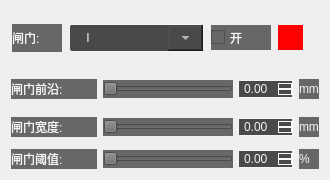
          <widget class="QWidget" name="widgetGateOption" native="true">
           <property name="sizePolicy">
            <sizepolicy hsizetype="Preferred" vsizetype="Expanding">
             <horstretch>0</horstretch>
             <verstretch>0</verstretch>
            </sizepolicy>
           </property>
           <property name="minimumSize">
            <size>
             <width>330</width>
             <height>180</height>
            </size>
           </property>
           <property name="maximumSize">
            <size>
             <width>330</width>
             <height>180</height>
            </size>
           </property>
           <property name="styleSheet">
            <string notr="true">QWidget#widgetGateOption{
background:rgb(103,103,105);
border:5px solid rgb(73,73,73);
}</string>
           </property>
           <layout class="QGridLayout" name="gridLayout_23">
            <item row="0" column="0">
             <layout class="QGridLayout" name="gridLayout_22">
              <item row="0" column="2">
               <spacer name="verticalSpacer_11">
                <property name="orientation">
                 <enum>Qt::Vertical</enum>
                </property>
                <property name="sizeType">
                 <enum>QSizePolicy::Fixed</enum>
                </property>
                <property name="sizeHint" stdset="0">
                 <size>
                  <width>20</width>
                  <height>13</height>
                 </size>
                </property>
               </spacer>
              </item>
              <item row="1" column="0" colspan="3">
               <layout class="QHBoxLayout" name="horizontalLayout_6">
                <item>
                 <widget class="QLabel" name="label_11">
                  <property name="minimumSize">
                   <size>
                    <width>50</width>
                    <height>28</height>
                   </size>
                  </property>
                  <property name="maximumSize">
                   <size>
                    <width>50</width>
                    <height>28</height>
                   </size>
                  </property>
                  <property name="styleSheet">
                   <string notr="true">font: 15pt &quot;新宋体&quot;;
color: rgb(247, 245, 245);
background:rgb(103,103,105);</string>
                  </property>
                  <property name="text">
                   <string>闸门:</string>
                  </property>
                 </widget>
                </item>
                <item>
                 <widget class="QComboBox" name="comboBoxGate">
                  <property name="sizePolicy">
                   <sizepolicy hsizetype="Fixed" vsizetype="Fixed">
                    <horstretch>0</horstretch>
                    <verstretch>0</verstretch>
                   </sizepolicy>
                  </property>
                  <property name="minimumSize">
                   <size>
                    <width>123</width>
                    <height>28</height>
                   </size>
                  </property>
                  <property name="maximumSize">
                   <size>
                    <width>135</width>
                    <height>28</height>
                   </size>
                  </property>
                  <property name="styleSheet">
                   <string notr="true">QComboBox{font: 15pt &quot;新宋体&quot;;
color: rgb(247, 245, 245);
background-color: rgb(73, 73, 73);
}
QComboBox {
border: 1px solid rgb(247, 245, 245);
border-radius: 3px;
padding: 1px 18px 1px 3px;
min-width: 5em;
}
QComboBox::drop-down{
width:35px;
}
</string>
                  </property>
                  <item>
                   <property name="text">
                    <string>    I</string>
                   </property>
                  </item>
                  <item>
                   <property name="text">
                    <string>    A</string>
                   </property>
                  </item>
                  <item>
                   <property name="text">
                    <string>    B</string>
                   </property>
                  </item>
                  <item>
                   <property name="text">
                    <string>    I2</string>
                   </property>
                  </item>
                 </widget>
                </item>
                <item>
                 <widget class="QCheckBox" name="checkBoxGateSwitch">
                  <property name="sizePolicy">
                   <sizepolicy hsizetype="Expanding" vsizetype="Expanding">
                    <horstretch>0</horstretch>
                    <verstretch>0</verstretch>
                   </sizepolicy>
                  </property>
                  <property name="minimumSize">
                   <size>
                    <width>60</width>
                    <height>25</height>
                   </size>
                  </property>
                  <property name="maximumSize">
                   <size>
                    <width>60</width>
                    <height>25</height>
                   </size>
                  </property>
                  <property name="styleSheet">
                   <string notr="true">QCheckBox::indicator:unchecked{
width: 20px;
height: 20px; 
image: url(:/image/AScanResources/fangkuang_noselect.png);
}
QCheckBox::indicator:checked{
width: 20px;
height: 20px;
image: url(:/image/AScanResources/fangkuang_select.png);
}
QCheckBox{
font: 15pt &quot;新宋体&quot;;
color: rgb(247, 245, 245);
background:rgb(103,103,105);
}
</string>
                  </property>
                  <property name="text">
                   <string>开</string>
                  </property>
                 </widget>
                </item>
                <item>
                 <widget class="QLabel" name="labelGateColor">
                  <property name="minimumSize">
                   <size>
                    <width>25</width>
                    <height>25</height>
                   </size>
                  </property>
                  <property name="maximumSize">
                   <size>
                    <width>25</width>
                    <height>25</height>
                   </size>
                  </property>
                  <property name="styleSheet">
                   <string notr="true">background-color: rgb(255, 0, 0);</string>
                  </property>
                  <property name="text">
                   <string/>
                  </property>
                 </widget>
                </item>
                <item>
                 <spacer name="horizontalSpacer_6">
                  <property name="orientation">
                   <enum>Qt::Horizontal</enum>
                  </property>
                  <property name="sizeType">
                   <enum>QSizePolicy::Fixed</enum>
                  </property>
                  <property name="sizeHint" stdset="0">
                   <size>
                    <width>13</width>
                    <height>20</height>
                   </size>
                  </property>
                 </spacer>
                </item>
               </layout>
              </item>
              <item row="2" column="1" colspan="2">
               <spacer name="verticalSpacer_3">
                <property name="orientation">
                 <enum>Qt::Vertical</enum>
                </property>
                <property name="sizeType">
                 <enum>QSizePolicy::Fixed</enum>
                </property>
                <property name="sizeHint" stdset="0">
                 <size>
                  <width>20</width>
                  <height>15</height>
                 </size>
                </property>
               </spacer>
              </item>
              <item row="3" column="0" rowspan="2" colspan="3">
               <layout class="QHBoxLayout" name="horizontalLayout_5">
                <item>
                 <widget class="QLabel" name="label_13">
                  <property name="minimumSize">
                   <size>
                    <width>86</width>
                    <height>20</height>
                   </size>
                  </property>
                  <property name="maximumSize">
                   <size>
                    <width>86</width>
                    <height>20</height>
                   </size>
                  </property>
                  <property name="styleSheet">
                   <string notr="true">font: 15pt &quot;新宋体&quot;;
color: rgb(247, 245, 245);
background:rgb(103,103,105);</string>
                  </property>
                  <property name="text">
                   <string>闸门前沿:</string>
                  </property>
                 </widget>
                </item>
                <item>
                 <widget class="QSlider" name="horizontalSliderGateFront">
                  <property name="sizePolicy">
                   <sizepolicy hsizetype="Expanding" vsizetype="Preferred">
                    <horstretch>0</horstretch>
                    <verstretch>0</verstretch>
                   </sizepolicy>
                  </property>
                  <property name="minimumSize">
                   <size>
                    <width>130</width>
                    <height>18</height>
                   </size>
                  </property>
                  <property name="maximumSize">
                   <size>
                    <width>130</width>
                    <height>18</height>
                   </size>
                  </property>
                  <property name="styleSheet">
                   <string notr="true">QSlider::groove{
border-image: url(:/image/AScanResources/huaganxiaceng.png);
top: 5px;bottom:5px;
}
QSlider::handle{
width: 20px;
left:-2px;
right:-3px;
top: -8px;
bottom: -6px;
border-image: url(:/image/AScanResources/huangananniu.png);
}
QSlider::sub-page{
border-image: url(:/image/AScanResources/huaganshangceng.png);
top: 12px;bottom: 12px;
} 
QSlider{
background:rgb(103,103,105);
}</string>
                  </property>
                  <property name="orientation">
                   <enum>Qt::Horizontal</enum>
                  </property>
                 </widget>
                </item>
                <item>
                 <widget class="QDoubleSpinBox" name="spinBoxGateFront">
                  <property name="minimumSize">
                   <size>
                    <width>55</width>
                    <height>18</height>
                   </size>
                  </property>
                  <property name="maximumSize">
                   <size>
                    <width>55</width>
                    <height>18</height>
                   </size>
                  </property>
                  <property name="styleSheet">
                   <string notr="true">QDoubleSpinBox{
font: 75 8pt &quot;Times New Roman&quot;;
color: rgb(244, 244, 244);
background-color: rgb(73, 73, 73);
}
QDoubleSpinBox {
border: 1px solid rgb(247, 245, 245); 
padding: 1px 1px 1px 3px;
}
QDoubleSpinBox::up-button {
border: 1px solid rgb(247, 245, 245); 
}
QDoubleSpinBox::up-arrow {
image: url(:/image/AScanResources/jiantou_up.jpg);
width: 6px;
height: 6px;
}
QDoubleSpinBox::down-button {
border: 1px solid rgb(247, 245, 245); 
}
QDoubleSpinBox::down-arrow {
image: url(:/image/AScanResources/jiantou_down.jpg);
width: 6px;
height: 6px;
}
</string>
                  </property>
                 </widget>
                </item>
                <item>
                 <widget class="QLabel" name="label_16">
                  <property name="sizePolicy">
                   <sizepolicy hsizetype="Fixed" vsizetype="Fixed">
                    <horstretch>0</horstretch>
                    <verstretch>0</verstretch>
                   </sizepolicy>
                  </property>
                  <property name="minimumSize">
                   <size>
                    <width>20</width>
                    <height>20</height>
                   </size>
                  </property>
                  <property name="maximumSize">
                   <size>
                    <width>20</width>
                    <height>20</height>
                   </size>
                  </property>
                  <property name="styleSheet">
                   <string notr="true">font: 15pt &quot;新宋体&quot;;
color: rgb(247, 245, 245);
background:rgb(103,103,105);</string>
                  </property>
                  <property name="text">
                   <string>mm</string>
                  </property>
                 </widget>
                </item>
               </layout>
              </item>
              <item row="4" column="1">
               <spacer name="verticalSpacer_4">
                <property name="orientation">
                 <enum>Qt::Vertical</enum>
                </property>
                <property name="sizeType">
                 <enum>QSizePolicy::Fixed</enum>
                </property>
                <property name="sizeHint" stdset="0">
                 <size>
                  <width>20</width>
                  <height>13</height>
                 </size>
                </property>
               </spacer>
              </item>
              <item row="5" column="0" rowspan="2" colspan="3">
               <layout class="QHBoxLayout" name="horizontalLayout_3">
                <item>
                 <widget class="QLabel" name="label_14">
                  <property name="minimumSize">
                   <size>
                    <width>86</width>
                    <height>20</height>
                   </size>
                  </property>
                  <property name="maximumSize">
                   <size>
                    <width>86</width>
                    <height>20</height>
                   </size>
                  </property>
                  <property name="styleSheet">
                   <string notr="true">font: 15pt &quot;新宋体&quot;;
color: rgb(247, 245, 245);
background:rgb(103,103,105);</string>
                  </property>
                  <property name="text">
                   <string>闸门宽度:</string>
                  </property>
                 </widget>
                </item>
                <item>
                 <widget class="QSlider" name="horizontalSliderGateWidth">
                  <property name="sizePolicy">
                   <sizepolicy hsizetype="Expanding" vsizetype="Preferred">
                    <horstretch>0</horstretch>
                    <verstretch>0</verstretch>
                   </sizepolicy>
                  </property>
                  <property name="minimumSize">
                   <size>
                    <width>130</width>
                    <height>18</height>
                   </size>
                  </property>
                  <property name="maximumSize">
                   <size>
                    <width>130</width>
                    <height>18</height>
                   </size>
                  </property>
                  <property name="styleSheet">
                   <string notr="true">QSlider::groove{
border-image: url(:/image/AScanResources/huaganxiaceng.png);
top: 5px;bottom:5px;
}
QSlider::handle{
width: 20px;
left:-2px;
right:-3px;
top: -8px;
bottom: -6px;
border-image: url(:/image/AScanResources/huangananniu.png);
}
QSlider::sub-page{
border-image: url(:/image/AScanResources/huaganshangceng.png);
top: 12px;bottom: 12px;
} 
QSlider{
background:rgb(103,103,105);
}</string>
                  </property>
                  <property name="orientation">
                   <enum>Qt::Horizontal</enum>
                  </property>
                 </widget>
                </item>
                <item>
                 <widget class="QDoubleSpinBox" name="spinBoxGateWidth">
                  <property name="minimumSize">
                   <size>
                    <width>55</width>
                    <height>18</height>
                   </size>
                  </property>
                  <property name="maximumSize">
                   <size>
                    <width>55</width>
                    <height>18</height>
                   </size>
                  </property>
                  <property name="styleSheet">
                   <string notr="true">QDoubleSpinBox{
font: 75 8pt &quot;Times New Roman&quot;;
color: rgb(244, 244, 244);
background-color: rgb(73, 73, 73);
}
QDoubleSpinBox {
border: 1px solid rgb(247, 245, 245); 
padding: 1px 1px 1px 3px;
}
QDoubleSpinBox::up-button {
border: 1px solid rgb(247, 245, 245); 
}
QDoubleSpinBox::up-arrow {
image: url(:/image/AScanResources/jiantou_up.jpg);
width: 6px;
height: 6px;
}
QDoubleSpinBox::down-button {
border: 1px solid rgb(247, 245, 245); 
}
QDoubleSpinBox::down-arrow {
image: url(:/image/AScanResources/jiantou_down.jpg);
width: 6px;
height: 6px;
}
</string>
                  </property>
                 </widget>
                </item>
                <item>
                 <widget class="QLabel" name="label_23">
                  <property name="sizePolicy">
                   <sizepolicy hsizetype="Fixed" vsizetype="Fixed">
                    <horstretch>0</horstretch>
                    <verstretch>0</verstretch>
                   </sizepolicy>
                  </property>
                  <property name="minimumSize">
                   <size>
                    <width>20</width>
                    <height>20</height>
                   </size>
                  </property>
                  <property name="maximumSize">
                   <size>
                    <width>20</width>
                    <height>20</height>
                   </size>
                  </property>
                  <property name="styleSheet">
                   <string notr="true">font: 15pt &quot;新宋体&quot;;
color: rgb(247, 245, 245);
background:rgb(103,103,105);</string>
                  </property>
                  <property name="text">
                   <string>mm</string>
                  </property>
                 </widget>
                </item>
               </layout>
              </item>
              <item row="6" column="1">
               <spacer name="verticalSpacer_5">
                <property name="orientation">
                 <enum>Qt::Vertical</enum>
                </property>
                <property name="sizeType">
                 <enum>QSizePolicy::Fixed</enum>
                </property>
                <property name="sizeHint" stdset="0">
                 <size>
                  <width>20</width>
                  <height>13</height>
                 </size>
                </property>
               </spacer>
              </item>
              <item row="7" column="0" colspan="3">
               <layout class="QHBoxLayout" name="horizontalLayout_2">
                <item>
                 <widget class="QLabel" name="label_15">
                  <property name="minimumSize">
                   <size>
                    <width>86</width>
                    <height>20</height>
                   </size>
                  </property>
                  <property name="maximumSize">
                   <size>
                    <width>86</width>
                    <height>20</height>
                   </size>
                  </property>
                  <property name="styleSheet">
                   <string notr="true">font: 15pt &quot;新宋体&quot;;
color: rgb(247, 245, 245);
background:rgb(103,103,105);</string>
                  </property>
                  <property name="text">
                   <string>闸门阈值:</string>
                  </property>
                 </widget>
                </item>
                <item>
                 <widget class="QSlider" name="horizontalSliderGatePeak">
                  <property name="sizePolicy">
                   <sizepolicy hsizetype="Expanding" vsizetype="Preferred">
                    <horstretch>0</horstretch>
                    <verstretch>0</verstretch>
                   </sizepolicy>
                  </property>
                  <property name="minimumSize">
                   <size>
                    <width>130</width>
                    <height>18</height>
                   </size>
                  </property>
                  <property name="maximumSize">
                   <size>
                    <width>130</width>
                    <height>18</height>
                   </size>
                  </property>
                  <property name="styleSheet">
                   <string notr="true">QSlider::groove{
border-image: url(:/image/AScanResources/huaganxiaceng.png);
top: 5px;bottom:5px;
}
QSlider::handle{
width: 20px;
left:-2px;
right:-3px;
top: -8px;
bottom: -6px;
border-image: url(:/image/AScanResources/huangananniu.png);
}
QSlider::sub-page{
border-image: url(:/image/AScanResources/huaganshangceng.png);
top: 12px;bottom: 12px;
} 
QSlider{
background:rgb(103,103,105);
}</string>
                  </property>
                  <property name="orientation">
                   <enum>Qt::Horizontal</enum>
                  </property>
                 </widget>
                </item>
                <item>
                 <widget class="QDoubleSpinBox" name="spinBoxGatePeak">
                  <property name="minimumSize">
                   <size>
                    <width>55</width>
                    <height>18</height>
                   </size>
                  </property>
                  <property name="maximumSize">
                   <size>
                    <width>55</width>
                    <height>18</height>
                   </size>
                  </property>
                  <property name="styleSheet">
                   <string notr="true">QDoubleSpinBox{
font: 75 8pt &quot;Times New Roman&quot;;
color: rgb(244, 244, 244);
background-color: rgb(73, 73, 73);
}
QDoubleSpinBox {
border: 1px solid rgb(247, 245, 245); 
padding: 1px 1px 1px 3px;
}
QDoubleSpinBox::up-button {
border: 1px solid rgb(247, 245, 245); 
}
QDoubleSpinBox::up-arrow {
image: url(:/image/AScanResources/jiantou_up.jpg);
width: 6px;
height: 6px;
}
QDoubleSpinBox::down-button {
border: 1px solid rgb(247, 245, 245); 
}
QDoubleSpinBox::down-arrow {
image: url(:/image/AScanResources/jiantou_down.jpg);
width: 6px;
height: 6px;
}
</string>
                  </property>
                 </widget>
                </item>
                <item>
                 <widget class="QLabel" name="label_24">
                  <property name="sizePolicy">
                   <sizepolicy hsizetype="Fixed" vsizetype="Fixed">
                    <horstretch>0</horstretch>
                    <verstretch>0</verstretch>
                   </sizepolicy>
                  </property>
                  <property name="minimumSize">
                   <size>
                    <width>20</width>
                    <height>20</height>
                   </size>
                  </property>
                  <property name="maximumSize">
                   <size>
                    <width>20</width>
                    <height>20</height>
                   </size>
                  </property>
                  <property name="styleSheet">
                   <string notr="true">font: 15pt &quot;新宋体&quot;;
color: rgb(247, 245, 245);
background:rgb(103,103,105);</string>
                  </property>
                  <property name="text">
                   <string>%</string>
                  </property>
                 </widget>
                </item>
               </layout>
              </item>
             </layout>
            </item>
           </layout>
          </widget>
